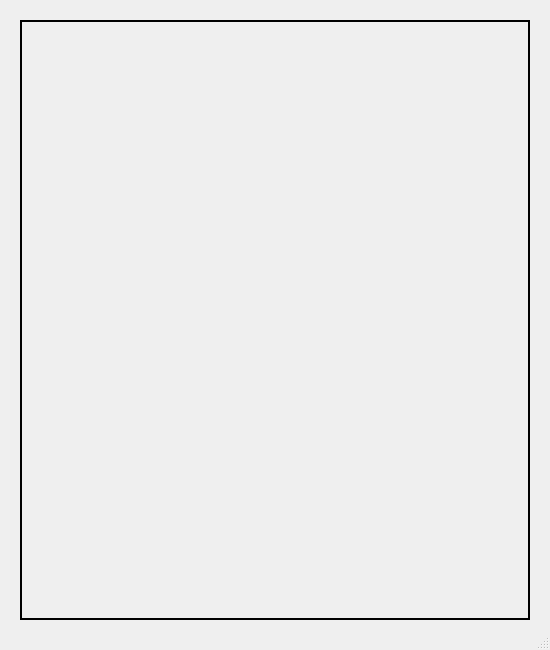
<?xml version="1.0" encoding="UTF-8"?>
<ui version="4.0">
 <class>AddNewBom</class>
 <widget class="QDialog" name="AddNewBom">
  <property name="geometry">
   <rect>
    <x>0</x>
    <y>0</y>
    <width>550</width>
    <height>650</height>
   </rect>
  </property>
  <property name="windowTitle">
   <string>Dialog</string>
  </property>
  <property name="sizeGripEnabled">
   <bool>true</bool>
  </property>
  <layout class="QGridLayout" name="gridLayout_2">
   <property name="leftMargin">
    <number>20</number>
   </property>
   <property name="topMargin">
    <number>20</number>
   </property>
   <property name="rightMargin">
    <number>20</number>
   </property>
   <property name="bottomMargin">
    <number>30</number>
   </property>
   <property name="spacing">
    <number>10</number>
   </property>
   <item row="0" column="0">
    <widget class="QFrame" name="ui_outerFrame">
     <property name="sizePolicy">
      <sizepolicy hsizetype="Expanding" vsizetype="Expanding">
       <horstretch>0</horstretch>
       <verstretch>0</verstretch>
      </sizepolicy>
     </property>
     <property name="styleSheet">
      <string notr="true">
                            #ui_outerFrame {
                            padding: 5px;
                            border: 1.5px solid #000;}
                        </string>
     </property>
     <property name="frameShape">
      <enum>QFrame::StyledPanel</enum>
     </property>
     <property name="frameShadow">
      <enum>QFrame::Raised</enum>
     </property>
     <layout class="QGridLayout" name="gridLayout">
      <property name="leftMargin">
       <number>10</number>
      </property>
      <property name="topMargin">
       <number>10</number>
      </property>
      <property name="rightMargin">
       <number>10</number>
      </property>
      <property name="bottomMargin">
       <number>10</number>
      </property>
      <property name="horizontalSpacing">
       <number>20</number>
      </property>
      <property name="verticalSpacing">
       <number>10</number>
      </property>
      <item row="0" column="0">
       <layout class="QHBoxLayout" name="horizontalLayout">
        <property name="spacing">
         <number>10</number>
        </property>
        <property name="sizeConstraint">
         <enum>QLayout::SetMaximumSize</enum>
        </property>
       </layout>
      </item>
     </layout>
    </widget>
   </item>
   <item row="1" column="0">
    <layout class="QHBoxLayout" name="ui_buttonsLayout">
     <property name="spacing">
      <number>10</number>
     </property>
     <property name="bottomMargin">
      <number>0</number>
     </property>
    </layout>
   </item>
  </layout>
 </widget>
 <resources/>
 <connections/>
</ui>
